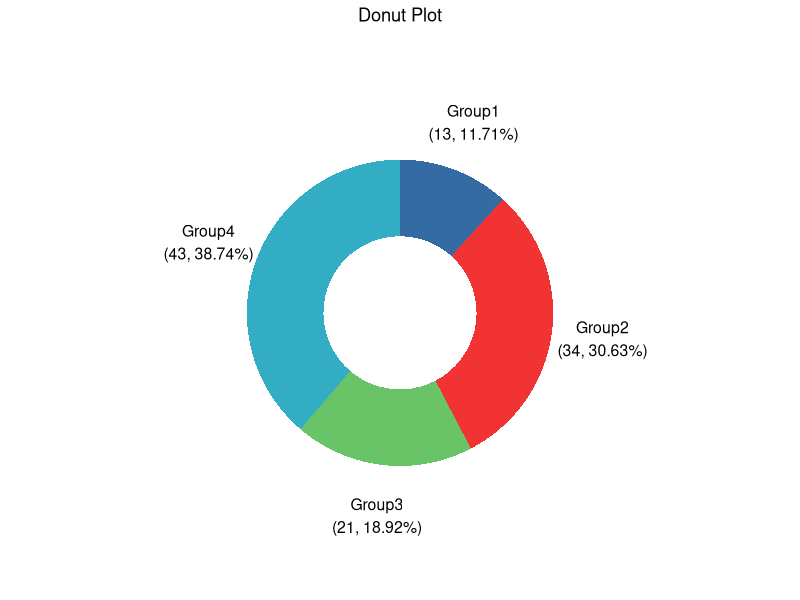

Source code (R):
## ---- chunk 1
# 安装包
if (!requireNamespace("ggplot2", quietly = TRUE)) {
  install.packages("ggplot2")
}

# 加载包
library(ggplot2)
## ---- chunk 2
# 加载数据
data <- read.delim("files/Hiplot/045-donut-data.txt", header = T)

# 整理数据格式
data$fraction <- data[, 2] / sum(data[, 2])
data$ymax <- cumsum(data$fraction)
data$ymin <- c(0, head(data$ymax, n = -1))
data$labelPosition <- (data$ymax + data$ymin) / 2
data$label <- paste0(data[, 1], "\n",
  "(", data[, 2], ", ", sprintf("%2.2f%%", 100 * data[, 2] / sum(data[, 2])), ")",
  sep = ""
)

# 查看数据
head(data)
## ---- chunk 3
#| label: fig-1Donut
#| fig-cap: "环形图"
#| out.width: "95%"
#| fig-height: 4
#| fig-width: 5
#| warning: false
#| message: false

# 环形图
p <- ggplot(data, aes_(ymax = as.name("ymax"), ymin = as.name("ymin"), 
                       xmax = 4, xmin = 3, fill = as.name(colnames(data)[1]))) +
  geom_rect() +
  geom_text(x = 5 + (4 - 5) / 3,
            aes(y = labelPosition, label = label), size = 4) +
  coord_polar(theta = "y") +
  xlim(c(2, 5)) +
  scale_fill_manual(values = c("#00468BCC","#ED0000CC","#42B540CC","#0099B4CC")) +
  ggtitle("Donut Plot") +
  theme_void() +
  theme(plot.title = element_text(hjust = 0.5),
        legend.position = "none")

p
